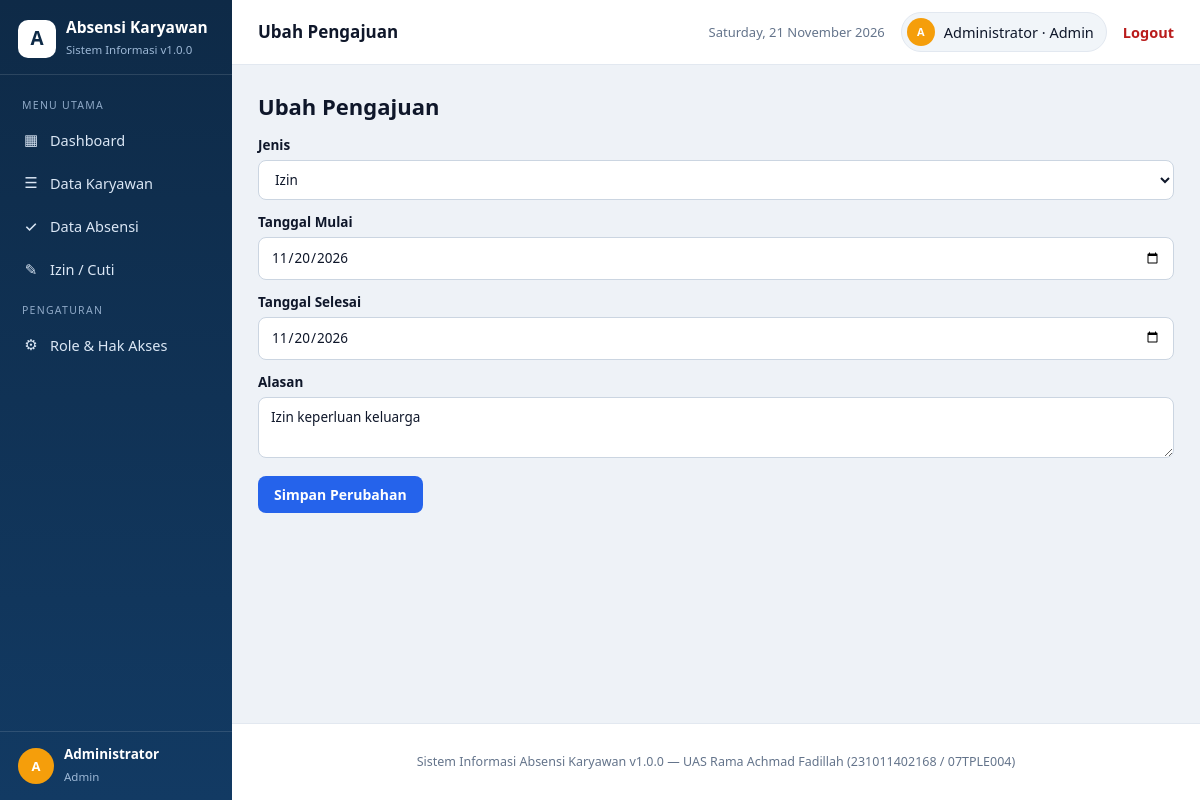
The page /modules/leave_requests/edit.php?id=2 (signed in) on the database its author committed.
### tables this page shows
CREATE TABLE `users` (
  `id` INT UNSIGNED NOT NULL AUTO_INCREMENT,
  `name` VARCHAR(100) NOT NULL,
  `email` VARCHAR(100) NOT NULL,
  `password` VARCHAR(255) NOT NULL,
  `role_id` INT UNSIGNED NOT NULL,
  `employee_id` INT UNSIGNED NULL,
  `is_active` TINYINT(1) NOT NULL DEFAULT 1,
  `created_at` TIMESTAMP NOT NULL DEFAULT CURRENT_TIMESTAMP,
  `updated_at` TIMESTAMP NOT NULL DEFAULT CURRENT_TIMESTAMP ON UPDATE CURRENT_TIMESTAMP,
  PRIMARY KEY (`id`),
  UNIQUE KEY `uk_users_email` (`email`),
  KEY `idx_users_role` (`role_id`),
  KEY `idx_users_employee` (`employee_id`),
  CONSTRAINT `fk_users_role` FOREIGN KEY (`role_id`) REFERENCES `roles` (`id`) ON UPDATE CASCADE ON DELETE RESTRICT,
  CONSTRAINT `fk_users_employee` FOREIGN KEY (`employee_id`) REFERENCES `employees` (`id`) ON UPDATE CASCADE ON DELETE SET NULL
);

CREATE TABLE `roles` (
  `id` INT UNSIGNED NOT NULL AUTO_INCREMENT,
  `name` VARCHAR(50) NOT NULL,
  `description` VARCHAR(255) NULL,
  `created_at` TIMESTAMP NOT NULL DEFAULT CURRENT_TIMESTAMP,
  PRIMARY KEY (`id`),
  UNIQUE KEY `uk_roles_name` (`name`)
);

CREATE TABLE `leave_requests` (
  `id` INT UNSIGNED NOT NULL AUTO_INCREMENT,
  `employee_id` INT UNSIGNED NOT NULL,
  `type` ENUM('Izin','Cuti','Sakit') NOT NULL,
  `start_date` DATE NOT NULL,
  `end_date` DATE NOT NULL,
  `reason` TEXT NOT NULL,
  `status` ENUM('Menunggu','Disetujui','Ditolak') NOT NULL DEFAULT 'Menunggu',
  `approved_by` INT UNSIGNED NULL,
  `approved_at` DATETIME NULL,
  `created_at` TIMESTAMP NOT NULL DEFAULT CURRENT_TIMESTAMP,
  `updated_at` TIMESTAMP NOT NULL DEFAULT CURRENT_TIMESTAMP ON UPDATE CURRENT_TIMESTAMP,
  PRIMARY KEY (`id`),
  KEY `idx_leave_employee` (`employee_id`),
  KEY `idx_leave_status` (`status`),
  KEY `idx_leave_start` (`start_date`),
  CONSTRAINT `fk_leave_employee` FOREIGN KEY (`employee_id`) REFERENCES `employees` (`id`) ON UPDATE CASCADE ON DELETE CASCADE,
  CONSTRAINT `fk_leave_approver` FOREIGN KEY (`approved_by`) REFERENCES `users` (`id`) ON UPDATE CASCADE ON DELETE SET NULL
);

### config/database.php (called while the page is built, shortened)
<?php
function getPDO()
{
    static $pdo = null;
    if ($pdo === null) {
        $dsn = 'mysql:host=' . DB_HOST . ';dbname=' . DB_NAME . ';charset=' . DB_CHARSET;
        $options = [
            PDO::ATTR_ERRMODE            => PDO::ERRMODE_EXCEPTION,
            PDO::ATTR_DEFAULT_FETCH_MODE => PDO::FETCH_ASSOC,
            PDO::ATTR_EMULATE_PREPARES   => false,
        ];
        $pdo = new PDO($dsn, DB_USER, DB_PASS, $options);
    }
    return $pdo;
}

### includes/auth.php (called while the page is built, shortened)
<?php
require_once __DIR__ . '/../config/database.php';
function currentUser()
{
    $stmt = getPDO()->prepare(
        'SELECT u.*, r.name AS role_name FROM users u ' .
        'JOIN roles r ON r.id = u.role_id WHERE u.id = ? LIMIT 1'
    );
    $stmt->execute([$_SESSION['user_id']]);
    $user = $stmt->fetch();
    return $user ?: null;
}
function hasPermission($permissionName)
{
    $user = currentUser();
    $stmt = getPDO()->prepare(
        'SELECT COUNT(*) FROM role_permissions rp ' .
        'JOIN permissions p ON p.id = rp.permission_id ' .
        'WHERE rp.role_id = ? AND p.name = ?'
    );
    $stmt->execute([$user['role_id'], $permissionName]);
    return (int) $stmt->fetchColumn() > 0;
}

### includes/helpers.php (called while the page is built, shortened)
<?php
function e($value)
{
    return htmlspecialchars((string) $value, ENT_QUOTES, 'UTF-8');
}

### modules/leave_requests/edit.php (the view, shortened to what this page needs)
<?php
require_once __DIR__ . '/../../includes/auth.php';
$pdo = getPDO();
$id = (int) ($_GET['id'] ?? 0);
$stmt = $pdo->prepare('SELECT * FROM leave_requests WHERE id = ?');
$stmt->execute([$id]);
$row = $stmt->fetch();
$pageTitle = 'Ubah Pengajuan';
require __DIR__ . '/../../includes/header.php';
?>
<h1>Ubah Pengajuan</h1>
<form method="post">
  <label>Jenis <select name="type">
    <?php foreach (['Izin', 'Cuti', 'Sakit'] as $t): ?>
      <option <?php echo $row['type'] === $t ? 'selected' : ''; ?>><?php echo $t; ?></option>
    <?php endforeach; ?>
  </select></label>
  <label>Tanggal Mulai <input type="date" name="start_date" value="<?php echo e($row['start_date']); ?>" required></label>
  <label>Tanggal Selesai <input type="date" name="end_date" value="<?php echo e($row['end_date']); ?>" required></label>
  <label>Alasan <textarea name="reason" required><?php echo e($row['reason']); ?></textarea></label>
  <button type="submit">Simpan Perubahan</button>
</form>
<?php require __DIR__ . '/../../includes/footer.php'; ?>

### includes/header.php (shortened to what this page needs)
<?php
require_once __DIR__ . '/helpers.php';
require_once __DIR__ . '/auth.php';
$user = currentUser();
$initials = '';
foreach (preg_split('/\s+/', trim($user['name'])) as $part) {
    if ($part !== '') { $initials .= strtoupper($part[0]); }
}
$active = $pageTitle ?? '';
function menuLink($href, $label, $icon, $title, $active) {
    $cls = ($title === $active) ? ' class="active"' : '';
    echo '<a href="' . $href . '"' . $cls . '><span class="ico">' . $icon . '</span>' . $label . '</a>';
}
?>
<!DOCTYPE html>
<html lang="id">
<head>
<link rel="stylesheet" href="/assets/style.css">
</head>
<body>
<div class="layout">
<aside class="sidebar">
  <div class="brand">
    <span class="logo">A</span>
    <span><strong>Absensi Karyawan</strong><small>Sistem Informasi v<?php echo APP_VERSION; ?></small></span>
  </div>
  <nav class="menu">
    <span class="menu-label">Menu Utama</span>
    <?php if (hasPermission('dashboard.view')) { menuLink('/dashboard.php', 'Dashboard', '▦', 'Dashboard', $active); } ?>
    <?php if (hasPermission('employees.view')) { menuLink('/modules/employees/index.php', 'Data Karyawan', '☰', 'Data Karyawan', $active); } ?>
    <?php if (hasPermission('attendances.view')) { menuLink('/modules/attendances/index.php', 'Data Absensi', '✓', 'Data Absensi', $active); } ?>
    <?php if (hasPermission('leave_requests.view')) { menuLink('/modules/leave_requests/index.php', 'Izin / Cuti', '✎', 'Izin / Cuti', $active); } ?>
    <?php if (hasPermission('rbac.view')): ?>
    <span class="menu-label">Pengaturan</span>
    <?php endif; ?>
  </nav>
  <div class="side-user">
    <span class="avatar"><?php echo e($initials); ?></span>
    <span><strong><?php echo e($user['name']); ?></strong><small><?php echo e($user['role_name']); ?></small></span>
  </div>
</aside>
<div class="main">
<header class="topbar">
  <span class="page-title"><?php echo e($pageTitle ?? 'Dashboard'); ?></span>
  <span class="date"><?php echo e(date('l, d F Y')); ?></span>
  <span class="user-chip"><span class="avatar"><?php echo e($initials); ?></span><?php echo e($user['name']); ?> · <?php echo e($user['role_name']); ?></span>
  <a class="logout" href="/logout.php">Logout</a>
</header>
<main class="container">

### assets/style.css (style rules this page uses)
:root { --navy:#0e2a47; --navy-2:#123a63; --blue:#2563eb; --blue-dark:#1d4ed8; --ink:#0f172a; --muted:#64748b; --line:#e2e8f0; --bg:#eef2f7; --green:#15803d; --green-bg:#dcfce7; --amber:#b45309; --amber-bg:#fef3c7; --red:#b91c1c; --red-bg:#fee2e2; --teal:#0f766e; --teal-bg:#ccfbf1; --violet:#6d28d9; --violet-bg:#ede9fe; --radius:12px; --shadow:0 1px 3px rgba(15,23,42,.08),0 4px 14px rgba(15,23,42,.05); }
* { box-sizing:border-box }
html,body { margin:0;padding:0 }
body { font-family:"Segoe UI",system-ui,-apple-system,Roboto,Arial,sans-serif;background:var(--bg);color:var(--ink);font-size:14.5px;line-height:1.55 }
a { color:var(--blue);text-decoration:none }
h1 { font-size:22px;margin:0 0 4px }
.layout { display:flex;min-height:100vh }
.sidebar { width:232px;flex:0 0 232px;background:linear-gradient(180deg,var(--navy) 0%,var(--navy-2) 100%);color:#dbe7f5;display:flex;flex-direction:column;position:sticky;top:0;height:100vh }
.brand { display:flex;align-items:center;gap:10px;padding:18px 18px 14px;border-bottom:1px solid rgba(255,255,255,.12) }
.brand .logo { width:38px;height:38px;border-radius:10px;background:#fff;color:var(--navy);display:flex;align-items:center;justify-content:center;font-weight:800;font-size:19px }
.brand strong { display:block;color:#fff;font-size:15.5px;line-height:1.25 }
.brand small { color:#9db8d6;font-size:11.5px }
.menu { padding:12px 12px 6px;display:flex;flex-direction:column;gap:2px }
.menu .menu-label { font-size:10.5px;letter-spacing:.12em;text-transform:uppercase;color:#8fa9c7;padding:10px 10px 4px }
.menu a { color:#dbe7f5;padding:9px 10px;border-radius:8px;display:flex;align-items:center;gap:10px;font-weight:500 }
.menu a .ico { width:18px;text-align:center;font-size:15px }
.sidebar .side-user { margin-top:auto;padding:14px 18px;border-top:1px solid rgba(255,255,255,.12);display:flex;gap:10px;align-items:center }
.avatar { width:36px;height:36px;border-radius:50%;background:#f59e0b;color:#fff;display:flex;align-items:center;justify-content:center;font-weight:700;font-size:13px;flex:0 0 36px }
.side-user strong { display:block;color:#fff;font-size:13.5px;line-height:1.3 }
.side-user small { color:#9db8d6;font-size:11.5px }
.main { flex:1;min-width:0;display:flex;flex-direction:column }
.topbar { background:#fff;border-bottom:1px solid var(--line);padding:12px 26px;display:flex;align-items:center;gap:16px;position:sticky;top:0;z-index:5 }
.topbar .page-title { font-size:17px;font-weight:700 }
.topbar .date { color:var(--muted);font-size:13px }
.topbar .user-chip { display:flex;align-items:center;gap:9px;background:#f1f5f9;border:1px solid var(--line);padding:5px 12px 5px 5px;border-radius:999px }
.topbar .user-chip .avatar { width:28px;height:28px;flex-basis:28px;font-size:11px }
.topbar .logout { color:var(--red);font-weight:600 }
.container { max-width:1180px;width:100%;margin:0 auto;padding:24px 26px 34px }
button,.btn { background:var(--blue);color:#fff;border:0;padding:9px 16px;cursor:pointer;text-decoration:none;display:inline-block;border-radius:8px;font-size:14px;font-weight:600;font-family:inherit }
input,select,textarea { width:100%;padding:9px 12px;margin-top:4px;border:1px solid #cbd5e1;border-radius:8px;font:inherit;background:#fff;color:var(--ink) }
form label { display:block;margin:12px 0;font-weight:600;font-size:13.5px }
form label input,form label select,form label textarea { font-weight:400 }

### rows shown on the page
users: name "Administrator", role.name "Admin"
leave_requests: type "Izin", start_date "11/20/2026", end_date "11/20/2026", reason "Izin keperluan keluarga"

### other values the page prints
APP_VERSION "1.0.0"
$icon "▦ ☰ ✓ ✎ ⚙"
$label "Dashboard Data Karyawan Data Absensi Izin / Cuti Role & Hak Akses"
$initials "A"
$pageTitle "Ubah Pengajuan"
APP_NAME "Sistem Informasi Absensi Karyawan"
